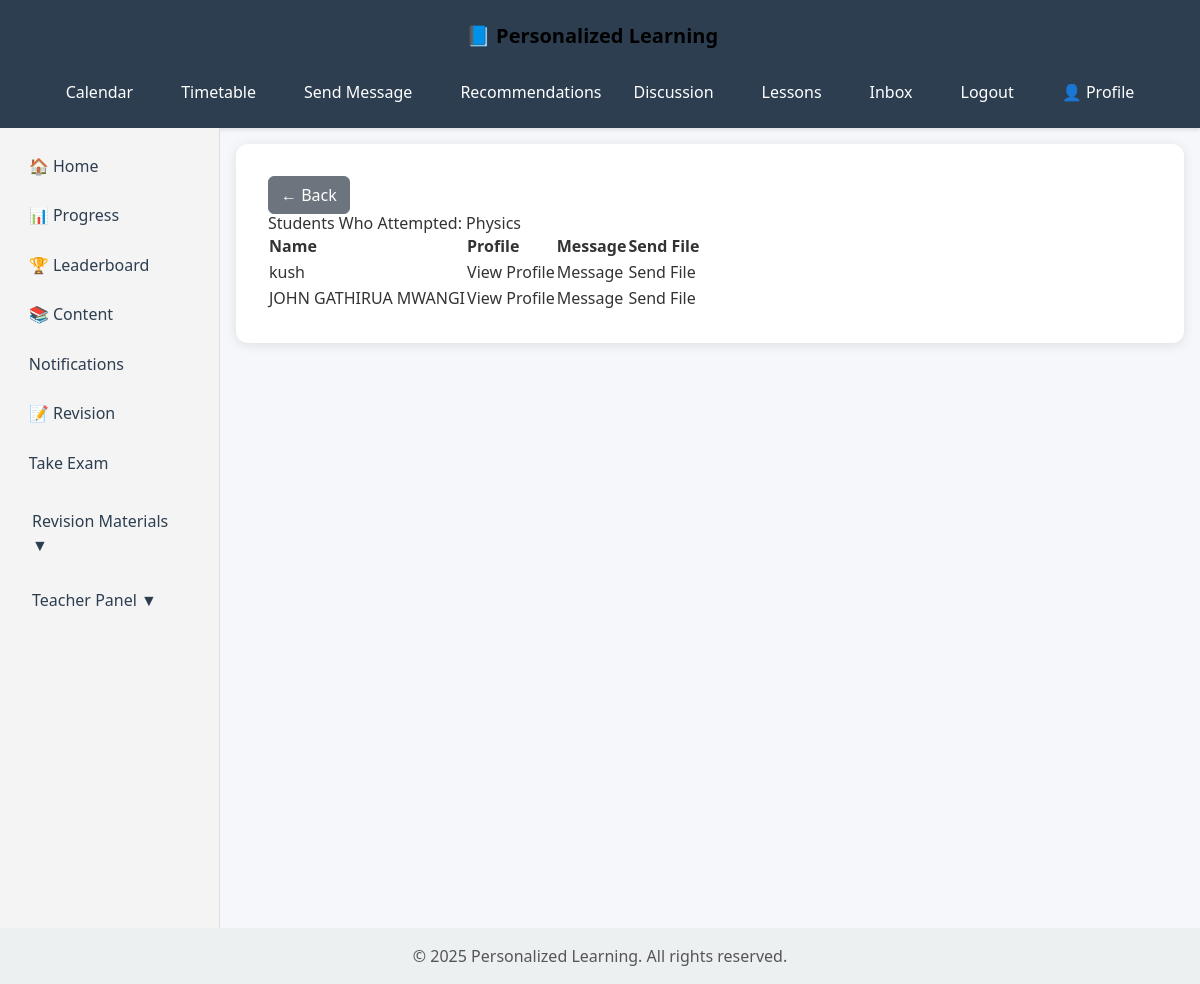
Page /examination/exams/3/students/ (signed in) on the committed database.
### Examination/models.py (models this page shows, shortened)
class Exam(models.Model):
    title = models.CharField(max_length=255)
    created_by = models.ForeignKey(Teacher, on_delete=models.SET_NULL, null=True)
    created_at = models.DateTimeField(auto_now_add=True)

### users/models.py (models this page shows, shortened)
class Profile(models.Model):
    GENDER_CHOICES = [
        ('M', 'Male'),
        ('F', 'Female'),
        ('O', 'Other'),
    ]
    ROLE_CHOICES = [
        ('student', 'Student'),
        ('teacher', 'Teacher'),
        ('admin', 'Admin'),
    ]
    user = models.OneToOneField(User, on_delete=models.CASCADE, related_name='users_profile',null=True)
    full_name = models.CharField(max_length=150, blank=True)
    grade = models.CharField(max_length=50, blank=True)
    school = models.CharField(max_length=100, blank=True)
    address = models.CharField(max_length=255, blank=True)
    gender = models.CharField(max_length=1, choices=GENDER_CHOICES, blank=True)
    dob = models.DateField(verbose_name="Date of Birth", null=True, blank=True)
    role = models.CharField(max_length=10, choices=ROLE_CHOICES, default='teacher')

### Examination/views.py (the view)
# urls.py: path('exams/<int:exam_id>/students/', views.exam_students_list, name='exam_students_list'),
@login_required
def exam_students_list(request, exam_id):
    profile = request.user.users_profile
    if profile.role != 'teacher':
        return HttpResponse("You are not authorized to view this page.", status=403)
    exam = get_object_or_404(Exam, id=exam_id)
    student_exams = StudentExam.objects.filter(exam=exam).select_related('student')
    students = [se.student for se in student_exams]
    return render(request, 'Examination/exam_students_list.html', {
        'exam': exam,
        'students': students,
    })

### Examination/templates/Examination/exam_students_list.html
{% extends "content/base.html" %}
{% block content %}
<button type="button" onclick="window.history.back();" class="btn btn-secondary">
    &larr; Back
  </button>
  <h2>Students Who Attempted: {{ exam.title }}</h2>
  <table border="1">
    <tr>
      <th>Name</th>
      <th>Profile</th>
      <th>Message</th>
      <th>Send File</th>
    </tr>
    {% for student in students %}
      <tr>
        <td>{{ student.full_name|default:student.user.username }}</td>
        <td>
          <a href="{% url 'user-profile' student.id %}">View Profile</a>
        </td>
        <td>
          <a href="{%url 'send_private_message'%}?to={{ student.user.id }}">Message</a>
        </td>
        <td>
            <a href="{% url 'send_exam_file' exam.id student.id %}">Send File</a>
          </td>
      </tr>
    {% empty %}
      <tr><td colspan="4">No students have attempted this exam yet.</td></tr>
    {% endfor %}
  </table>
{% endblock %}

### content/templates/content/base.html (style rules this page uses)
body { margin: 0; font-family: 'Segoe UI', Tahoma, Geneva, Verdana, sans-serif; background-color: #f5f7fa; color: #333; display: flex; flex-direction: column; min-height: 100vh; }

### rows in the picture
Exam: title "Physics"
Profile: full_name "kush"
Profile: full_name "JOHN GATHIRUA MWANGI"
